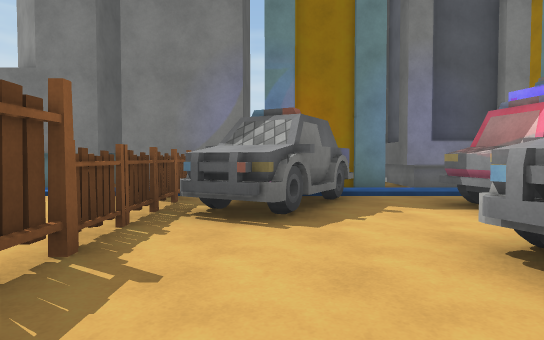
[1] (above)

13 first-person views from a walk through a scene from a Unity 3-D project. The camera is 1.3 m above the floor, tilts 2° down and sees 75° across. The floor is counted in squares, 2 m on a side. Each view is taken from the middle of a square. On the plan, view 1 faces up. The plan holds only what a view shows up to about 10 squares ahead; the rest is blank. The place goes on beyond the plan. The player is left out. Door leaves are left out, so doorways stand open. Surface patterns are stand-ins for the level's own textures.

[2]
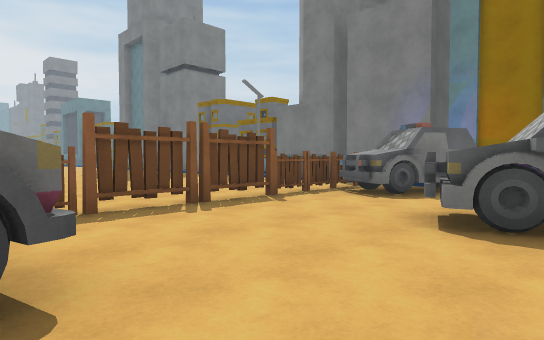

[3]
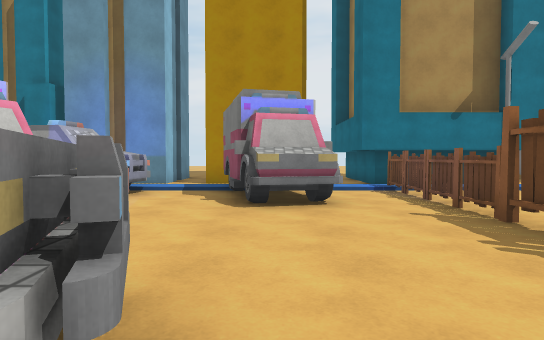

[4]
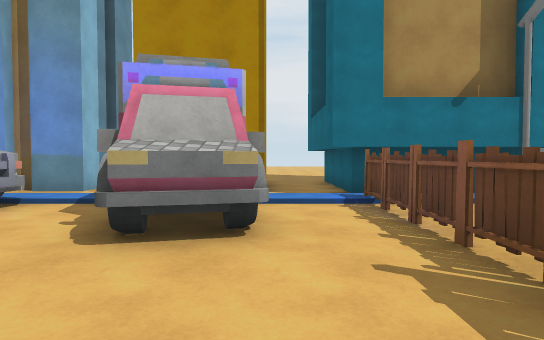

[5]
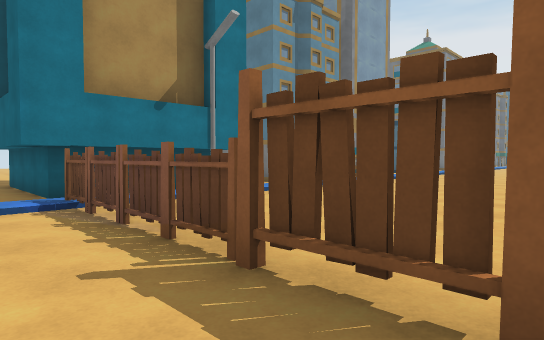

[6]
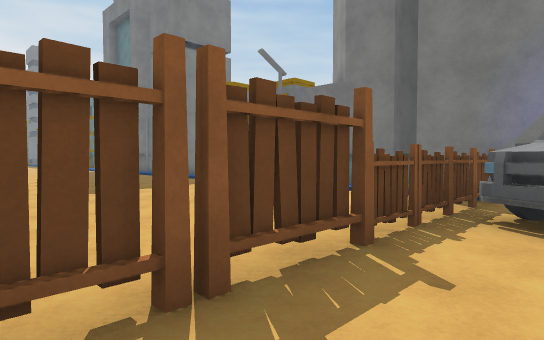

[7]
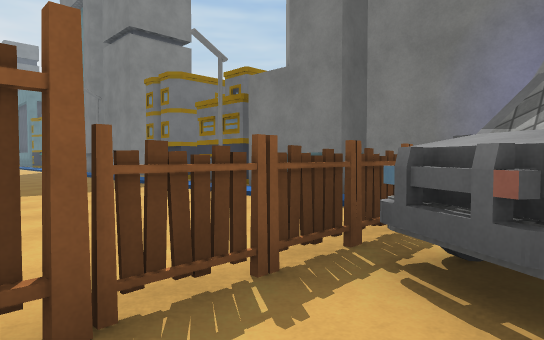

[8]
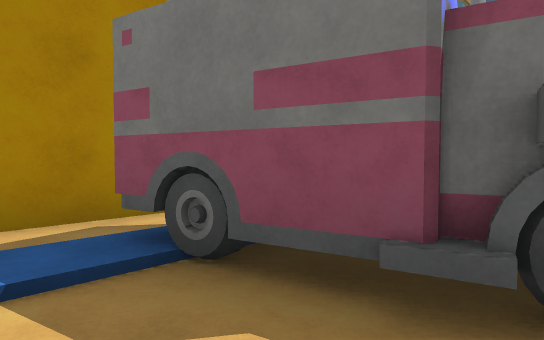

[9]
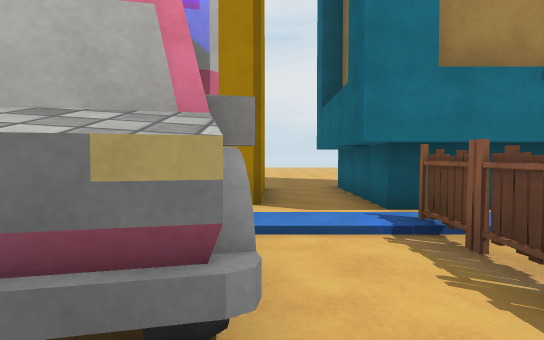

[10]
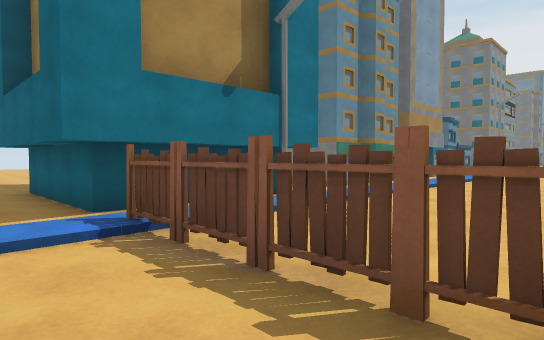

[11]
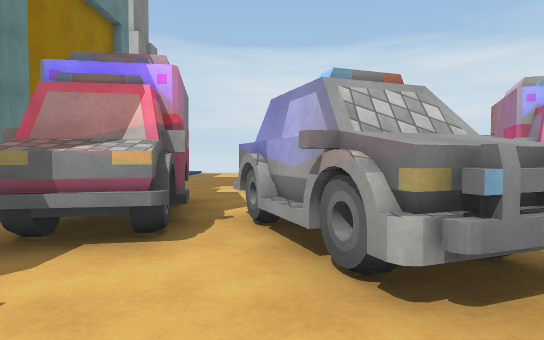

[12]
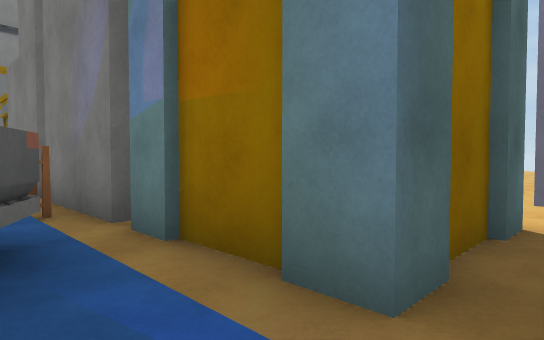

[13]
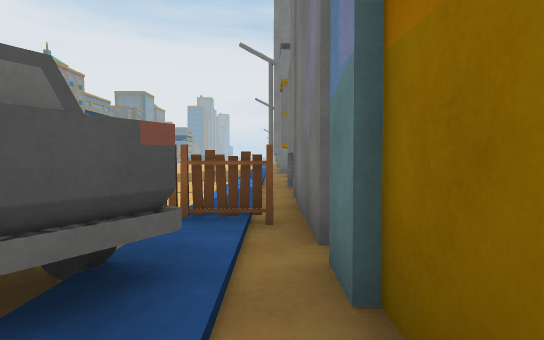

### Floor plan
Key: @ floor where view 1 was taken; # wall or solid block; . floor; / step, stairs or slope; D open door; = window, fence, low wall or low ledge; ^ raised ledge; T thing the floor can be seen under or through; W wheel.
Columns run from 10 left of view 1 to 3 right of it. Each row starts with its distance up from view 1.
 11             .
 10             ..
  9       #     ##
  8   ############
  7     /////#....
  6    //////TW^..
  5 .........TTW.W
  4 .........TT..W
  3 .........T...W
  2 .........T..##
  1    ......T....
  0    ......T@...
 -1  ........T....
 -2  ........TWW..
 -3  ........T.#.#
 -4  ////////=/ W#
 -5       ####.DD.
 -6  ### #####.##.
 -7    #     #.#
 -8          #.#
 -9          #.
-10         ...
-11         ...

Positions as (right, up) in squares from view 1, and headings:
1: (0, 0), facing up
2: (3, -2), facing up-left
3: (1, 3), facing down
4: (0, 1), facing down
5: (0, 1), facing down-left
6: (0, 0), facing up-left
7: (0, 2), facing up-left
8: (3, -2), facing down-left
9: (0, -1), facing down
10: (0, -1), facing down-left
11: (0, 3), facing right
12: (3, 6), facing up-left
13: (2, 7), facing left
